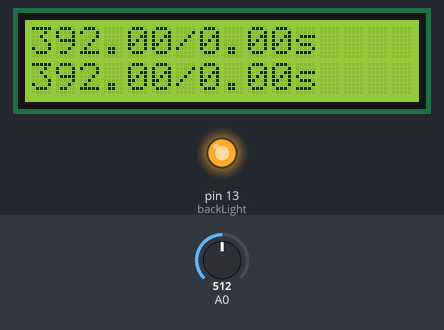
This sketch was run on a simulated Arduino Uno, built with avr-gcc and run on an emulated ATmega328P. Shown: 16×2 character LCD, output pins drawn as LEDs (lit = HIGH). The test bench sets the inputs (shaded band); at power-on: A0 = 512.

Above: at 1.2 s.
1.3 s: A0 set to 122
At 2.5 s:
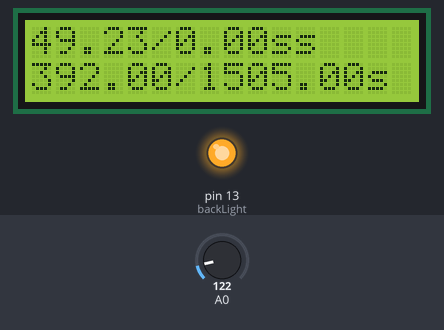
6.4 s: A0 set to 716
At 7.5 s:
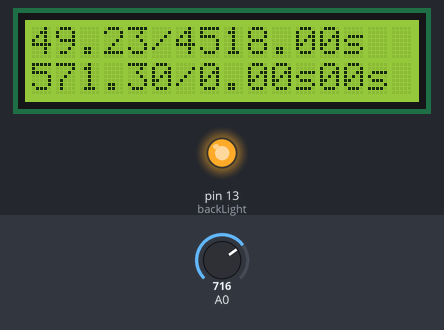
9.5 s: A0 set to 900
At 10.5 s:
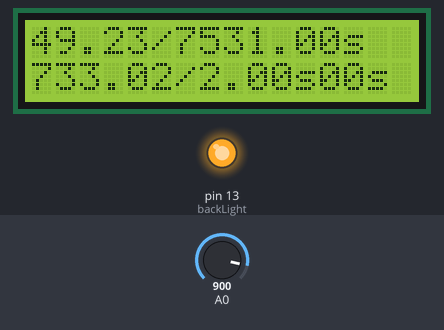
Timing chart, 0 to 12.5 s (numbered marks = the images above; inputs shaded):
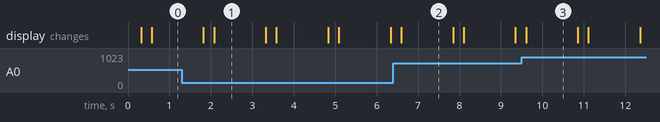

The sketch:

5_3_sketch.ino
```cpp
#include <LiquidCrystal.h>

// Connections:
// rs (LCD pin 4) to Arduino pin 12
// rw (LCD pin 5) to Arduino pin 11
// enable (LCD pin 6) to Arduino pin 10
// LCD pin 15 to Arduino pin 13
// LCD pins d4, d5, d6, d7 to Arduino pins 5, 4, 3, 2
LiquidCrystal lcd(12, 11, 10, 5, 4, 3, 2);

int backLight = 13; // pin 13 will control the backlight
char degree = 176; // ASCI value of Degree

void setup() {
  pinMode(backLight, OUTPUT);
  pinMode(A0, INPUT);
  digitalWrite(backLight, HIGH); // turn backlight on. Replace 'HIGH' with 'LOW' to turn it off.
  lcd.begin(16, 2); // columns, rows.  use 16,2 for a 16x2 LCD, etc.
  lcd.clear(); // start with a blank screen
  Serial.begin(9600);
}

const float INF = 1e5;
float maks = -INF;
float tim_maks = 0;
float mini = INF;
float tim_mini = 0;

void loop() {
  delay(250);
  // Turn off the display:
  lcd.noDisplay();
  delay(250);
  // Turn on the display:
  lcd.display();
  float valor_sensor = analogRead(A0);
  float cel = value_to_celcius(valor_sensor);
  float far = celcius_to_farenheit(cel);
  if (far > maks) {
    maks = far;
    tim_maks = millis();
  }
  if (far < mini) {
    mini = far;
    tim_mini = millis();
  }
  float cur_time = millis();
  // prints the minimum and maximum
  lcd.setCursor(0, 0);
  lcd.print(mini); lcd.print("/"); lcd.print(cur_time - tim_mini); lcd.print("s");
  lcd.setCursor(0, 1);
  lcd.print(maks); lcd.print("/"); lcd.print(cur_time - tim_maks); lcd.print("s");
  delay(1000);
}

float value_to_celcius(float val) {
  float voltage = (val * 5.0) / 1024;
  float mili_volt = (voltage) * 1000;
  float celcius = (mili_volt - 500) / 10;
  return celcius;
}

float celcius_to_farenheit(float cel) {
  return (cel * 1.8) + 32;
}
```

Measured:
- after the input at 1.3 s, the display: first differs from a run without the input after 0.78 s (image 1)
- after the input at 6.4 s, the display: changes after 0.19 s (image 2)
- after the input at 9.5 s, the display: changes after 0.11 s (image 3)
- what the display in image 1 shows lasts 1.2 s, from 2.1 s to 3.3 s
